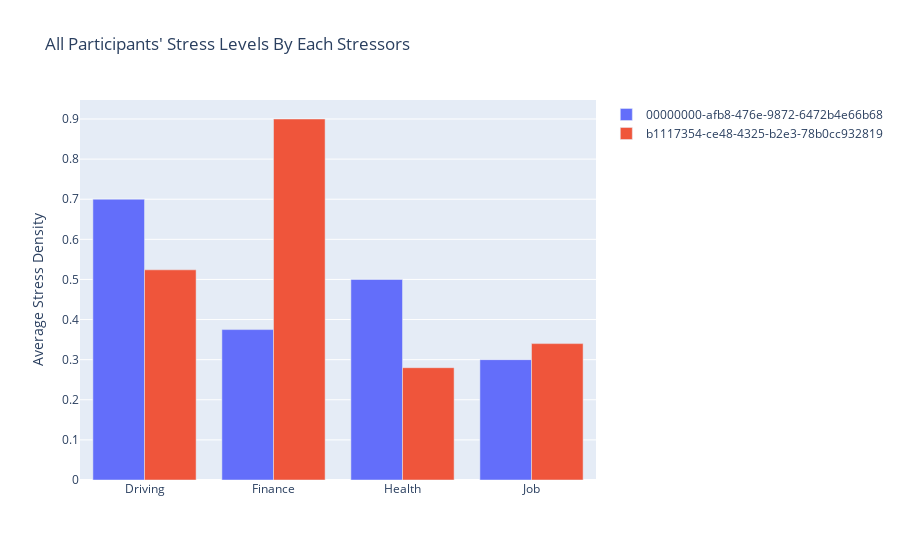

The notebook cell this image was saved under:
### Markdown cell above
### Bar charts
Sometimes it is best to utilize bar charts to demonstrate the differences between subsets of participants.  In this example, we show the difference in stress events between the two participants in the example data for each of the four major stressor categories.  This chart is interactive using the mouse and controls to explore the data. The legend labels can be enabled/disabled by clicking on them.

### Code cell
plot_bar(stress_stream)

### Figure 1 — Plotly figure (JSON) as saved in the notebook; plotly's stock layout.template omitted (floating-point values rounded to 4 significant figures)
{"data": [{"name": "00000000-afb8-476e-9872-6472b4e66b68", "type": "bar", "x": ["Driving", "Finance", "Health", "Job"], "y": [0.7, 0.375, 0.5, 0.3]}, {"name": "b1117354-ce48-4325-b2e3-78b0cc932819", "type": "bar", "x": ["Driving", "Finance", "Health", "Job"], "y": [0.524, 0.9, 0.28, 0.34]}], "layout": {"autosize": true, "title": {"text": "All Participants' Stress Levels By Each Stressors"}, "xaxis": {"autorange": true, "range": [-0.5, 3.5], "type": "category"}, "yaxis": {"autorange": true, "range": [0, 0.9474], "title": {"text": "Average Stress Density"}, "type": "linear"}}}
